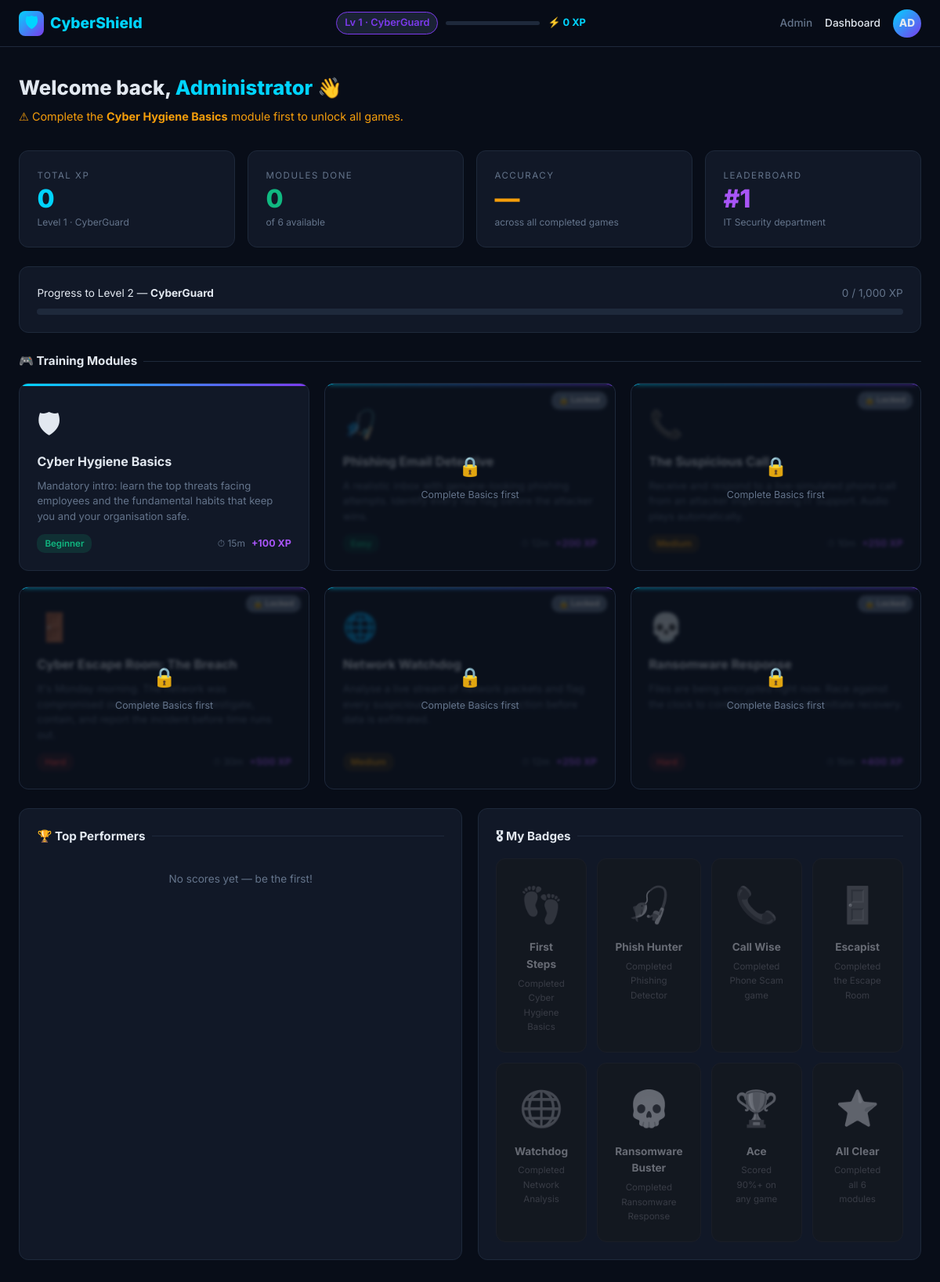
/dashboard.php (signed in), run on the app's committed database.
### tables this page shows
CREATE TABLE IF NOT EXISTS users (
    id INT PRIMARY KEY AUTO_INCREMENT,
    username VARCHAR(50) NOT NULL UNIQUE,
    email VARCHAR(100) NOT NULL UNIQUE,
    password VARCHAR(255) NOT NULL,
    full_name VARCHAR(100) NOT NULL,
    department VARCHAR(100) DEFAULT 'General',
    role ENUM('student','admin') DEFAULT 'student',
    avatar_initials VARCHAR(3) DEFAULT 'U',
    total_xp INT DEFAULT 0,
    level INT DEFAULT 1,
    streak_days INT DEFAULT 0,
    last_active DATE,
    awareness_completed BOOLEAN DEFAULT FALSE,
    created_at TIMESTAMP DEFAULT CURRENT_TIMESTAMP
);

CREATE TABLE IF NOT EXISTS games (
    id INT PRIMARY KEY AUTO_INCREMENT,
    slug VARCHAR(50) NOT NULL UNIQUE,
    title VARCHAR(100) NOT NULL,
    description TEXT,
    category VARCHAR(50),
    difficulty ENUM('beginner','easy','medium','hard','expert') DEFAULT 'medium',
    max_score INT DEFAULT 100,
    xp_reward INT DEFAULT 200,
    estimated_mins INT DEFAULT 10,
    requires_awareness BOOLEAN DEFAULT TRUE,
    sort_order INT DEFAULT 0
);

### includes/auth.php (called while the page is built, shortened)
<?php
require_once __DIR__ . '/db.php';
function isLoggedIn(): bool {
    return isset($_SESSION['user_id']) && !empty($_SESSION['user_id']);
}
function currentUser(): ?array {
    if (!isset($_SESSION['user_cache'])) {
        $_SESSION['user_cache'] = queryOne('SELECT * FROM users WHERE id = ?', [$_SESSION['user_id']]);
    }
    return $_SESSION['user_cache'];
}
function getLevelName(int $level): string {
    $names = unserialize(LEVEL_NAMES);
    return $names[$level] ?? 'CyberGuard';
}
function getNextLevelXP(int $currentXP): int {
    $thresholds = unserialize(LEVEL_THRESHOLDS);
    return max($thresholds) + 1000;
}
function getUserBadges(int $userId): array {
    return query('SELECT * FROM achievements WHERE user_id = ? ORDER BY earned_at DESC', [$userId]);
}
function getBestScore(int $userId, int $gameId): ?array {
    return queryOne(
        'SELECT * FROM game_sessions WHERE user_id=? AND game_id=? AND completed=1 ORDER BY score DESC LIMIT 1',
        [$userId, $gameId]
    );
}

### includes/db.php (called while the page is built, shortened)
<?php
function db(): PDO {
    static $pdo = null;
    if ($pdo === null) {
        $dsn = "mysql:host=" . DB_HOST . ";dbname=" . DB_NAME . ";charset=" . DB_CHARSET;
        $options = [
            PDO::ATTR_ERRMODE            => PDO::ERRMODE_EXCEPTION,
            PDO::ATTR_DEFAULT_FETCH_MODE => PDO::FETCH_ASSOC,
            PDO::ATTR_EMULATE_PREPARES   => false,
        ];
        try {
            $pdo = new PDO($dsn, DB_USER, DB_PASS, $options);
        } catch (PDOException $e) {
            die(json_encode(['error' => 'Database connection failed. Check config.php']));
        }
    }
    return $pdo;
}
function query(string $sql, array $params = []): array {
    $stmt = db()->prepare($sql);
    $stmt->execute($params);
    return $stmt->fetchAll();
}
function queryOne(string $sql, array $params = []): ?array {
    $result = query($sql, $params);
    return $result[0] ?? null;
}

### dashboard.php (the view, shortened to what this page needs)
<?php
require_once __DIR__ . '/includes/header.php';
$games = query('SELECT * FROM games ORDER BY sort_order');
$userId = $user['id'];
$bestScores = [];
foreach ($games as $g) {
    $best = getBestScore($userId, $g['id']);
    $bestScores[$g['slug']] = $best;
}
$totalCompleted = count(array_filter($bestScores, fn($s) => $s !== null));
$badges = getUserBadges($userId);
$thresholds = unserialize(LEVEL_THRESHOLDS);
$nextXP = getNextLevelXP($user['total_xp']);
$prevXP = $thresholds[$user['level']] ?? 0;
$xpPct = $nextXP > $prevXP ? min(100, round(($user['total_xp'] - $prevXP) / ($nextXP - $prevXP) * 100)) : 100;
$accRow = queryOne(
    'SELECT SUM(score) as ts, SUM(max_score) as tm FROM game_sessions WHERE user_id=? AND completed=1',
    [$userId]
);
$accuracy = ($accRow && $accRow['tm'] > 0) ? round($accRow['ts'] / $accRow['tm'] * 100) : null;
$rank = queryOne(
    'SELECT COUNT(*)+1 as r FROM users WHERE total_xp > ? AND role="student"',
    [$user['total_xp']]
);
$awarenessGame = queryOne("SELECT id FROM games WHERE slug='awareness'");
$awarenessCompleted = $awarenessGame ? (bool)getBestScore($userId, $awarenessGame['id']) : false;
$diff_labels = ['beginner'=>'Beginner','easy'=>'Easy','medium'=>'Medium','hard'=>'Hard','expert'=>'Expert'];
?>
<div class="container">
  <div class="page-title">Welcome back, <span><?= htmlspecialchars(explode(' ', $user['full_name'])[0]) ?></span> 👋</div>
  <p class="page-sub">
    <?php if (!$awarenessCompleted): ?>
      <span style="color:var(--yellow)">⚠ Complete the <strong>Cyber Hygiene Basics</strong> module first to unlock all games.</span>
    <?php else: ?>
      You're on track — keep completing modules to level up your security rank.
    <?php endif; ?>
  </p>
  <div class="grid-4 mb-3">
    <div class="card stat-card">
      <div class="stat-label">Total XP</div>
      <div class="stat-value c-accent"><?= number_format($user['total_xp']) ?></div>
      <div class="stat-sub">Level <?= $user['level'] ?> · <?= getLevelName($user['level']) ?></div>
    </div>
    <div class="card stat-card">
      <div class="stat-label">Modules Done</div>
      <div class="stat-value c-green"><?= $totalCompleted ?></div>
      <div class="stat-sub">of <?= count($games) ?> available</div>
    </div>
    <div class="card stat-card">
      <div class="stat-label">Accuracy</div>
      <div class="stat-value c-yellow"><?= $accuracy !== null ? $accuracy.'%' : '—' ?></div>
      <div class="stat-sub">across all completed games</div>
    </div>
    <div class="card stat-card">
      <div class="stat-label">Leaderboard</div>
      <div class="stat-value c-purple">#<?= $rank['r'] ?></div>
      <div class="stat-sub"><?= htmlspecialchars($user['department']) ?> department</div>
    </div>
  </div>
  <div class="card mb-3">
    <div style="display:flex;justify-content:space-between;font-size:.85rem;margin-bottom:8px">
      <span>Progress to Level <?= $user['level']+1 ?> — <strong><?= getLevelName($user['level']+1) ?></strong></span>
      <span style="color:var(--muted)"><?= number_format($user['total_xp']) ?> / <?= number_format($nextXP) ?> XP</span>
    </div>
    <div class="progress-wrap"><div class="progress-fill" style="width:<?= $xpPct ?>%"></div></div>
  </div>
  <div class="section-title">🎮 Training Modules</div>
  <div class="grid-3 mb-3">
    <?php foreach ($games as $g):
      $best = $bestScores[$g['slug']];
      $isLocked = $g['requires_awareness'] && !$awarenessCompleted && $g['slug'] !== 'awareness';
      $isDone   = $best !== null;
    ?>
    <div class="card card-hover card-accent-top game-card" onclick="<?= $isLocked ? "showToast('Complete Cyber Hygiene Basics first!','error')" : "window.location='" . APP_URL . "/games/{$g['slug']}.php'" ?>">
      <?php if ($isDone): ?>
        <div class="badge-done">✓ Completed</div>
      <?php elseif ($isLocked): ?>
        <div class="badge-locked">🔒 Locked</div>
      <?php endif; ?>
      <div class="game-icon"><?= match($g['slug']){
        'awareness'=>'🛡','phishing-email'=>'🎣','phone-scam'=>'📞',
        'escape-room'=>'🚪','network-watchdog'=>'🌐','ransomware-response'=>'💀',
        default=>'🎮'} ?></div>
      <div class="game-title"><?= htmlspecialchars($g['title']) ?></div>
      <div class="game-desc"><?= htmlspecialchars($g['description']) ?></div>
      <div class="game-meta">
        <span class="diff-badge diff-<?= $g['difficulty'] ?>"><?= $diff_labels[$g['difficulty']] ?></span>
        <span style="display:flex;align-items:center;gap:8px">
          <span style="color:var(--muted);font-size:.75rem">⏱ <?= $g['estimated_mins'] ?>m</span>
          <span class="xp-tag">+<?= $g['xp_reward'] ?> XP</span>
        </span>
      </div>
      <?php if ($isLocked): ?>
        <div class="game-locked-overlay"><span style="font-size:1.5rem">🔒</span><span>Complete Basics first</span></div>
      <?php endif; ?>
    </div>
    <?php endforeach; ?>
  </div>
  <div class="grid-2 mb-3">
    <div class="card">
      <div class="section-title">🏆 Top Performers</div>
      <?php
      $lb = query('SELECT u.full_name, u.department, u.total_xp, u.level FROM users u WHERE u.role="student" ORDER BY u.total_xp DESC LIMIT 8');
      ?>
      <?php if (empty($lb)): ?>
        <p style="color:var(--muted);font-size:.85rem;text-align:center;padding:1rem">No scores yet — be the first!</p>
      <?php endif; ?>
    </div>
    <div class="card">
      <div class="section-title">🎖 My Badges</div>
      <?php
      $allBadges = [
        ['slug'=>'first-steps','name'=>'First Steps','icon'=>'👣','desc'=>'Completed Cyber Hygiene Basics'],
        ['slug'=>'phish-hunter','name'=>'Phish Hunter','icon'=>'🎣','desc'=>'Completed Phishing Detector'],
        ['slug'=>'call-wise','name'=>'Call Wise','icon'=>'📞','desc'=>'Completed Phone Scam game'],
        ['slug'=>'escapist','name'=>'Escapist','icon'=>'🚪','desc'=>'Completed the Escape Room'],
        ['slug'=>'watchdog','name'=>'Watchdog','icon'=>'🌐','desc'=>'Completed Network Analysis'],
        ['slug'=>'ransomware-buster','name'=>'Ransomware Buster','icon'=>'💀','desc'=>'Completed Ransomware Response'],
        ['slug'=>'ace','name'=>'Ace','icon'=>'🏆','desc'=>'Scored 90%+ on any game'],
        ['slug'=>'all-clear','name'=>'All Clear','icon'=>'⭐','desc'=>'Completed all 6 modules'],
      ];
      $earnedSlugs = array_column($badges, 'badge_slug');
      ?>
      <div class="badge-grid" style="grid-template-columns:repeat(4,1fr);gap:.8rem">
        <?php foreach ($allBadges as $b):
          $unlocked = in_array($b['slug'], $earnedSlugs);
        ?>
          <div class="badge-card <?= $unlocked ? 'unlocked' : 'locked' ?>">
            <div class="badge-icon"><?= $b['icon'] ?></div>
            <div class="badge-name"><?= $b['name'] ?></div>
            <div class="badge-desc"><?= $unlocked ? '✅ Earned' : $b['desc'] ?></div>
          </div>
        <?php endforeach; ?>
      </div>
    </div>
  </div>
</div>
</body>
</html>

### includes/header.php (shortened to what this page needs)
<?php
require_once __DIR__ . '/auth.php';
$user = currentUser();
$thresholds = unserialize(LEVEL_THRESHOLDS);
$nextXP = getNextLevelXP($user['total_xp']);
$prevXP = $thresholds[$user['level']] ?? 0;
$xpPct  = $nextXP > $prevXP ? min(100, round(($user['total_xp'] - $prevXP) / ($nextXP - $prevXP) * 100)) : 100;
$levelName = getLevelName($user['level']);
$currentPage = basename($_SERVER['PHP_SELF'], '.php');
?>
<!DOCTYPE html>
<html lang="en">
<head>
<link rel="stylesheet" href="<?= APP_URL ?>/assets/css/style.css">
</head>
<body>
<nav class="navbar">
  <a class="navbar-brand" href="<?= APP_URL ?>/dashboard.php">
    <div class="brand-icon">🛡</div>
    <span>CyberShield</span>
  </a>
  <div class="nav-center">
    <div class="xp-bar-mini">
      <span class="level-chip">Lv <?= $user['level'] ?> · <?= $levelName ?></span>
      <div class="mini-bar"><div class="mini-fill" style="width:<?= $xpPct ?>%"></div></div>
      <span class="xp-text">⚡ <?= number_format($user['total_xp']) ?> XP</span>
    </div>
  </div>
  <div class="nav-right">
    <?php if($user['role']==='admin'): ?>
      <a href="<?= APP_URL ?>/admin/" class="nav-link <?= str_starts_with($currentPage,'admin')?'active':'' ?>">Admin</a>
    <?php endif; ?>
    <a href="<?= APP_URL ?>/dashboard.php" class="nav-link <?= $currentPage==='dashboard'?'active':'' ?>">Dashboard</a>
    <div class="nav-avatar" title="<?= htmlspecialchars($user['full_name']) ?>" onclick="toggleUserMenu()">
      <?= htmlspecialchars($user['avatar_initials']) ?>
    </div>
  </div>
</nav>

### data on the page
users: level "1", level "CyberGuard", total_xp "0", avatar_initials "AD", full_name "Administrator", department "IT Security", $user['level']+1 "2", getLevelName($user['level']+1) "CyberGuard", total_xp "1,000"
games: slug "🛡", title "Cyber Hygiene Basics", description "Mandatory intro: learn the top threats facing employees and the fundamental habits that keep you and your organisation safe.", difficulty "Beginner", estimated_mins "15", xp_reward "100"
games: requires_awareness "🔒 Locked", slug "🎣", title "Phishing Email Detective", description "A realistic inbox with genuine-looking phishing attempts. Identify every red flag before the attacker wins."
games: requires_awareness "🔒 Locked", title "The Suspicious Call", description "Receive and respond to a live-simulated phone call from an attacker impersonating IT Support. Audio plays automatically."
games: requires_awareness "🔒 Locked", slug "🚪", title "Cyber Escape Room: The Breach", description "It's Monday morning. The network was compromised over the weekend. Investigate, contain, and report the incident before time runs out."
games: requires_awareness "🔒 Locked", slug "🌐", title "Network Watchdog", description "Analyse a live stream of network packets and flag every suspicious or malicious connection before data is exfiltrated."
games: requires_awareness "🔒 Locked", slug "💀", title "Ransomware Response", description "Files are being encrypted right now. Race against the clock to contain the spread and initiate recovery."

### other printed values
$totalCompleted "0"
count($games) "6"
$rank['r'] "1"
$b['icon'] "👣"
$b['name'] "First Steps"
$b['desc'] "Completed Cyber Hygiene Basics"
$b['icon'] "🎣"
$b['name'] "Phish Hunter"
$b['desc'] "Completed Phishing Detector"
$b['icon'] "📞"
$b['name'] "Call Wise"
$b['desc'] "Completed Phone Scam game"
$b['icon'] "🚪"
$b['name'] "Escapist"
$b['desc'] "Completed the Escape Room"
